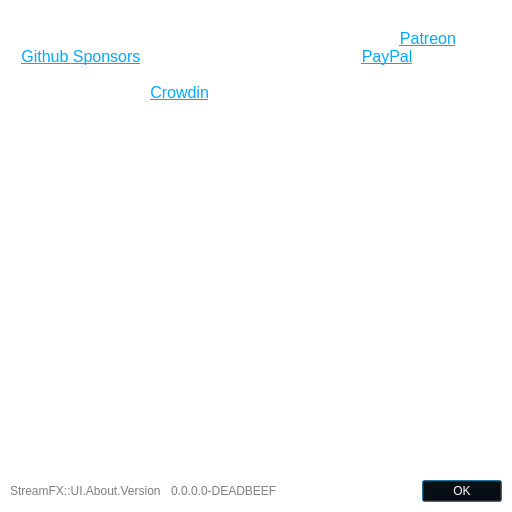
<?xml version="1.0" encoding="UTF-8"?>
<ui version="4.0">
 <class>About</class>
 <widget class="QWidget" name="About">
  <property name="geometry">
   <rect>
    <x>0</x>
    <y>0</y>
    <width>512</width>
    <height>512</height>
   </rect>
  </property>
  <property name="minimumSize">
   <size>
    <width>512</width>
    <height>512</height>
   </size>
  </property>
  <property name="maximumSize">
   <size>
    <width>1024</width>
    <height>16777215</height>
   </size>
  </property>
  <property name="windowTitle">
   <string comment="StreamFX::UI.About.Title">StreamFX::UI.About.Title</string>
  </property>
  <property name="styleSheet">
   <string notr="true">QWidget {
	background: transparent;
	color: hsl(0, 0%, 100%);
}

QWidget[objectName=&quot;About&quot;],
QWidget[objectName=&quot;contentContainer&quot;],
QWidget[objectName=&quot;content&quot;] {
	background: hsl(0, 0%, 10%);
	border: 0;
}

QWidget[objectName=&quot;PaddleMeDaddy&quot;] {
	background: hsl(0, 0%, 10%);
}</string>
  </property>
  <layout class="QVBoxLayout" name="verticalLayout">
   <property name="spacing">
    <number>5</number>
   </property>
   <property name="leftMargin">
    <number>10</number>
   </property>
   <property name="topMargin">
    <number>10</number>
   </property>
   <property name="rightMargin">
    <number>10</number>
   </property>
   <property name="bottomMargin">
    <number>10</number>
   </property>
   <item>
    <widget class="QLabel" name="logo">
     <property name="sizePolicy">
      <sizepolicy hsizetype="Preferred" vsizetype="Preferred">
       <horstretch>0</horstretch>
       <verstretch>0</verstretch>
      </sizepolicy>
     </property>
     <property name="text">
      <string/>
     </property>
     <property name="pixmap">
      <pixmap resource="streamfx.qrc">:/logos/streamfx_logo</pixmap>
     </property>
     <property name="scaledContents">
      <bool>false</bool>
     </property>
     <property name="alignment">
      <set>Qt::AlignCenter</set>
     </property>
    </widget>
   </item>
   <item>
    <widget class="QLabel" name="text">
     <property name="sizePolicy">
      <sizepolicy hsizetype="Expanding" vsizetype="Maximum">
       <horstretch>0</horstretch>
       <verstretch>0</verstretch>
      </sizepolicy>
     </property>
     <property name="font">
      <font>
       <pointsize>12</pointsize>
       <kerning>true</kerning>
      </font>
     </property>
     <property name="text">
      <string comment="StreamFX::UI.About.Text">&lt;html&gt;&lt;head/&gt;&lt;body&gt;&lt;p&gt;StreamFX is made possible by all the supporters on &lt;a href=&quot;https://patreon.com/Xaymar&quot;&gt;&lt;span style=&quot; text-decoration: underline; color:#00aaff;&quot;&gt;Patreon&lt;/span&gt;&lt;/a&gt;, on &lt;a href=&quot;https://github.com/sponsors/xaymar&quot;&gt;&lt;span style=&quot; text-decoration: underline; color:#00aaff;&quot;&gt;Github Sponsors&lt;/span&gt;&lt;/a&gt;, and anyone donating through &lt;a href=&quot;https://paypal.me/Xaymar&quot;&gt;&lt;span style=&quot; text-decoration: underline; color:#00aaff;&quot;&gt;PayPal&lt;/span&gt;&lt;/a&gt;. Additional thanks go out to all the translators helping out with the localization on &lt;a href=&quot;https://crowdin.com/project/obs-stream-effects&quot;&gt;&lt;span style=&quot; text-decoration: underline; color:#00aaff;&quot;&gt;Crowdin&lt;/span&gt;&lt;/a&gt;. You all are amazing!&lt;/p&gt;&lt;/body&gt;&lt;/html&gt;</string>
     </property>
     <property name="alignment">
      <set>Qt::AlignHCenter|Qt::AlignTop</set>
     </property>
     <property name="wordWrap">
      <bool>true</bool>
     </property>
     <property name="openExternalLinks">
      <bool>true</bool>
     </property>
     <property name="textInteractionFlags">
      <set>Qt::LinksAccessibleByKeyboard|Qt::LinksAccessibleByMouse</set>
     </property>
    </widget>
   </item>
   <item>
    <widget class="QScrollArea" name="contentContainer">
     <property name="horizontalScrollBarPolicy">
      <enum>Qt::ScrollBarAlwaysOff</enum>
     </property>
     <property name="widgetResizable">
      <bool>true</bool>
     </property>
     <property name="alignment">
      <set>Qt::AlignLeading|Qt::AlignLeft|Qt::AlignTop</set>
     </property>
     <widget class="QWidget" name="content">
      <property name="geometry">
       <rect>
        <x>0</x>
        <y>0</y>
        <width>492</width>
        <height>280</height>
       </rect>
      </property>
      <layout class="QGridLayout" name="gridLayout">
       <property name="leftMargin">
        <number>0</number>
       </property>
       <property name="topMargin">
        <number>0</number>
       </property>
       <property name="rightMargin">
        <number>0</number>
       </property>
       <property name="bottomMargin">
        <number>0</number>
       </property>
       <property name="spacing">
        <number>5</number>
       </property>
      </layout>
     </widget>
    </widget>
   </item>
   <item>
    <layout class="QHBoxLayout" name="horizontalLayout">
     <property name="spacing">
      <number>10</number>
     </property>
     <property name="topMargin">
      <number>0</number>
     </property>
     <item>
      <widget class="QLabel" name="label">
       <property name="styleSheet">
        <string notr="true">color: hsl(0, 0%, 50%);</string>
       </property>
       <property name="text">
        <string>StreamFX::UI.About.Version</string>
       </property>
      </widget>
     </item>
     <item>
      <widget class="QLabel" name="version">
       <property name="styleSheet">
        <string notr="true">color: hsl(0, 0%, 50%);</string>
       </property>
       <property name="text">
        <string>0.0.0.0-DEADBEEF</string>
       </property>
      </widget>
     </item>
     <item>
      <widget class="QDialogButtonBox" name="buttonBox">
       <property name="orientation">
        <enum>Qt::Horizontal</enum>
       </property>
       <property name="standardButtons">
        <set>QDialogButtonBox::Ok</set>
       </property>
       <property name="centerButtons">
        <bool>false</bool>
       </property>
      </widget>
     </item>
    </layout>
   </item>
  </layout>
 </widget>
 <resources>
  <include location="streamfx.qrc"/>
 </resources>
 <connections/>
</ui>
